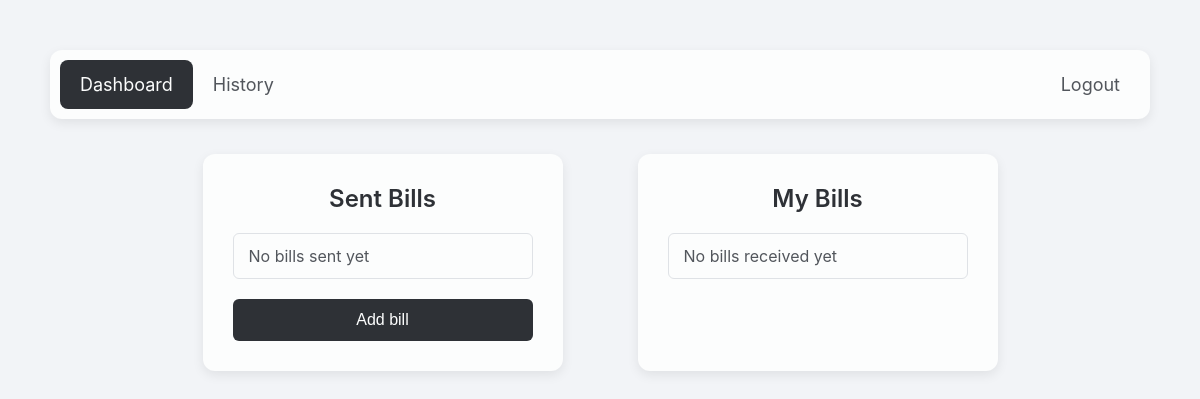
Before: /dashboard (signed in) with the older database file.
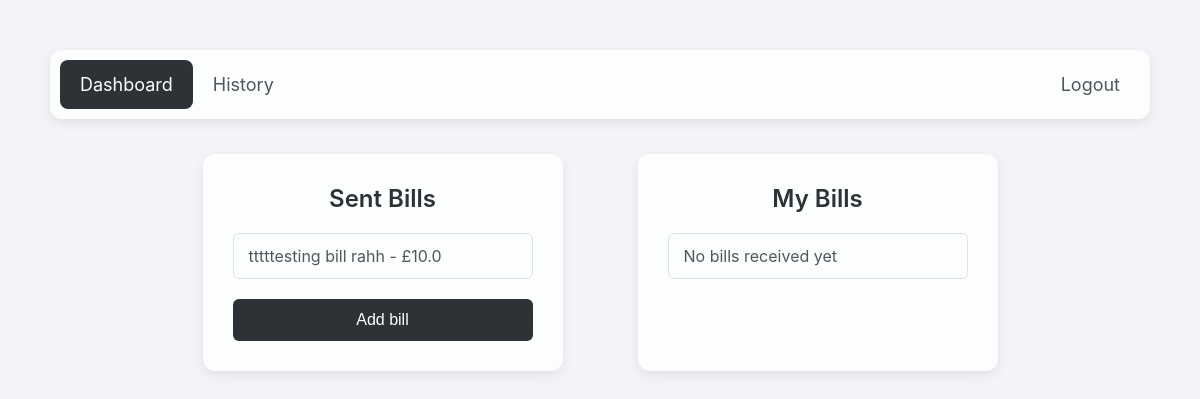
After: the same page with the newer database file.
### routes/models.py (models this page shows, shortened)
class bills(db.Model):
    id = db.Column("billID", db.Integer, primary_key = True)
    amount = db.Column("amount", db.Float, nullable=False)
    name = db.Column("name", db.String, nullable=False)
    image = db.Column(db.LargeBinary, nullable=True)
    type = db.Column(db.String(50), nullable=True)
    paid = db.Column(db.Boolean, nullable = False)
    user_id = db.Column(db.Integer, db.ForeignKey('users.userID'), nullable=False) #Secondary key

### routes/user.py (the view)
@user_bp.route("/dashboard")
def dashboard():
    if "user" in session:
        user_logged_in = session["user_id"]
        sent_bills = bills.query.filter_by(user_id = user_logged_in).all()
        received_bills = payments.query.filter(payments.user_id == user_logged_in, payments.paid != True).all()
        all_usernames = [u.username for u in users.query.all()]
        all_sent_bills = bills.query.filter_by(user_id=user_logged_in).all()
        sent_bills = []
        for bill in all_sent_bills:
            unpaid_exists = payments.query.filter_by(bill_id=bill.id, paid=False).first()
            if unpaid_exists:
                sent_bills.append(bill)
        received_bills = payments.query.filter_by(user_id=user_logged_in, paid=False).all()
        return render_template("dashboard.html", sent=sent_bills, received = received_bills, USERNAMES = all_usernames)
    else:
        return redirect(url_for("auth.login"))

### templates/dashboard.html (shortened to what this page needs)
<!DOCTYPE html>
<html lang="en">
    <head>
        <link rel="stylesheet" href="{{ url_for('static', filename='dashboard.css') }}">
    </head>
    <body>
        <div class="nav_bar">
        <a href="{{url_for('user.dashboard')}}" class = "active">Dashboard</a>
        <a href="{{url_for('user.history')}}">History</a>
        <a href="{{url_for('auth.logout')}}">Logout</a>
        </div>
        <div class = "LISTS">
        <div class="card">
            <h2 id="title">Sent Bills</h2>
                <ul id="billList">
                    {% for x in sent %}
                        <li class = "bill_click" data_bill_id = "{{ x.id }}">{{x.name }} - £{{x.amount}}</li>
                    {% else %}
                        <li>No bills sent yet</li>
                    {% endfor %}
                </ul>
            <button id="add">Add bill</button>
        </div>
        <div class="card2">
            <h2 id="title">My Bills</h2>
                <ul id="billList">
                    {% for x in received %}
                        <li class = "bill_click" data_bill_id = "{{ x.bill_id }}" data_payment_id="{{ x.id }}">{{x.name }} - £{{x.amount_owed}}</li>
                    {% else %}
                        <li>No bills received yet</li>
                    {% endfor %}
                </ul>
        </div>
        </div>
    </body>
</html>

### static/dashboard.css (style rules this page uses)
body { margin: 0; padding: 50px; background-color: #f2f4f7; min-height: 100vh; font-family: -apple-system, BlinkMacSystemFont, "Segoe UI", Roboto, "Helvetica Neue", Arial, sans-serif; }
.LISTS { display: flex; gap: 75px; justify-content: center; }
.card { background-color: #fcfdfd; padding: 30px; border-radius: 12px; box-shadow: 0 4px 12px rgba(12, 14, 18, 0.08); width: 300px; }
.card2 { background-color: #fcfdfd; padding: 30px; border-radius: 12px; box-shadow: 0 4px 12px rgba(12, 14, 18, 0.08); width: 300px; }
#title { margin: 0 0 20px 0; font-size: 24px; color: #2e3136; text-align: center; font-weight: 600; }
#billList { list-style-type: none; padding: 0; margin: 0; max-height: 300px; overflow-y: auto; border: 1px solid #dfe2e6; border-radius: 6px; }
#billList li { padding: 12px 15px; font-size: 16px; color: #52565c; border-bottom: 1px solid #edf0f4; transition: background-color 0.2s; }
#billList li:last-child { border-bottom: none; }
#add, #pay_bill { margin-top: 20px; width: 100%; padding: 12px; background-color: #2e3136; color: #fcfdfd; border: none; border-radius: 6px; font-size: 16px; transition: background-color 0.2s; }
.nav_bar { display: flex; background-color: #fcfdfd; overflow: hidden; border-radius: 12px; box-shadow: 0 4px 12px rgba(12, 14, 18, 0.08); margin-bottom: 35px; padding: 10px; }
.nav_bar a { float: left; display: flex; color: #52565c; text-align: center; padding: 14px 20px; text-decoration: none; font-size: 18px; border-radius: 8px; transition: background-color 0.2s, color 0.2s; }
.nav_bar a:last-child { margin-left: auto; }
.nav_bar a.active { background-color: #2e3136; color: #fcfdfd; }

Changed rows visible on the page:
added bills: name "tttttesting bill rahh", amount "10.0"
Other visible differences:
text no longer shown: "No bills sent yet"
